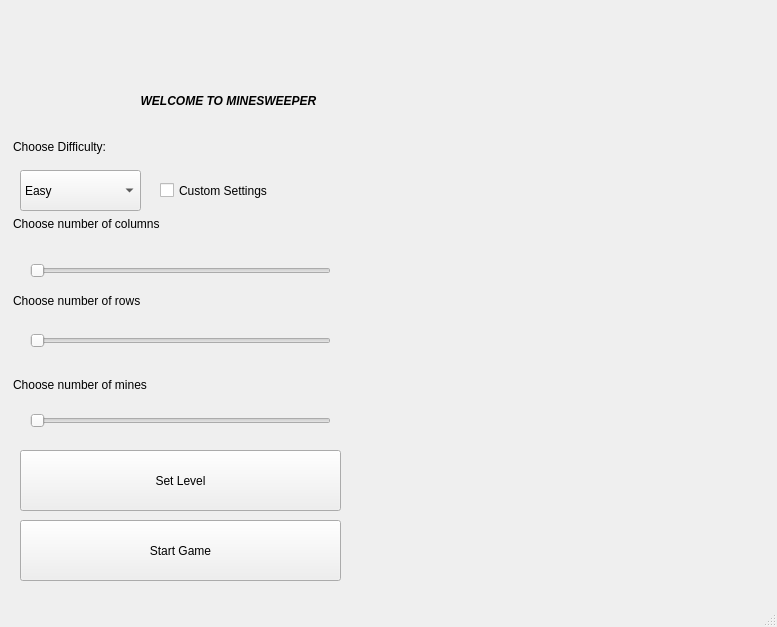
<?xml version="1.0" encoding="UTF-8"?>
<ui version="4.0">
 <class>MainWindow</class>
 <widget class="QMainWindow" name="MainWindow">
  <property name="geometry">
   <rect>
    <x>0</x>
    <y>0</y>
    <width>777</width>
    <height>627</height>
   </rect>
  </property>
  <property name="windowTitle">
   <string>MainWindow</string>
  </property>
  <widget class="QWidget" name="centralwidget">
   <widget class="QLabel" name="infoLabel">
    <property name="geometry">
     <rect>
      <x>360</x>
      <y>130</y>
      <width>311</width>
      <height>311</height>
     </rect>
    </property>
    <property name="font">
     <font>
      <pointsize>12</pointsize>
      <weight>50</weight>
      <bold>false</bold>
     </font>
    </property>
    <property name="text">
     <string/>
    </property>
    <property name="scaledContents">
     <bool>true</bool>
    </property>
    <property name="alignment">
     <set>Qt::AlignLeading|Qt::AlignLeft|Qt::AlignTop</set>
    </property>
   </widget>
   <widget class="QLabel" name="columnsLabel">
    <property name="geometry">
     <rect>
      <x>13</x>
      <y>208</y>
      <width>241</width>
      <height>31</height>
     </rect>
    </property>
    <property name="text">
     <string>Choose number of columns</string>
    </property>
   </widget>
   <widget class="QSlider" name="minesSlider">
    <property name="geometry">
     <rect>
      <x>30</x>
      <y>400</y>
      <width>301</width>
      <height>41</height>
     </rect>
    </property>
    <property name="minimum">
     <number>2</number>
    </property>
    <property name="maximum">
     <number>200</number>
    </property>
    <property name="tracking">
     <bool>true</bool>
    </property>
    <property name="orientation">
     <enum>Qt::Horizontal</enum>
    </property>
   </widget>
   <widget class="QSlider" name="columnsSlider">
    <property name="geometry">
     <rect>
      <x>30</x>
      <y>250</y>
      <width>301</width>
      <height>41</height>
     </rect>
    </property>
    <property name="minimum">
     <number>2</number>
    </property>
    <property name="maximum">
     <number>43</number>
    </property>
    <property name="orientation">
     <enum>Qt::Horizontal</enum>
    </property>
   </widget>
   <widget class="QLabel" name="welcome_label">
    <property name="geometry">
     <rect>
      <x>13</x>
      <y>70</y>
      <width>431</width>
      <height>61</height>
     </rect>
    </property>
    <property name="font">
     <font>
      <family>MS Sans Serif</family>
      <weight>75</weight>
      <italic>true</italic>
      <bold>true</bold>
     </font>
    </property>
    <property name="layoutDirection">
     <enum>Qt::LeftToRight</enum>
    </property>
    <property name="text">
     <string>WELCOME TO MINESWEEPER</string>
    </property>
    <property name="alignment">
     <set>Qt::AlignCenter</set>
    </property>
   </widget>
   <widget class="QPushButton" name="startButton">
    <property name="geometry">
     <rect>
      <x>20</x>
      <y>520</y>
      <width>321</width>
      <height>61</height>
     </rect>
    </property>
    <property name="text">
     <string>Start Game</string>
    </property>
   </widget>
   <widget class="QLabel" name="columnsSliderLabel">
    <property name="geometry">
     <rect>
      <x>340</x>
      <y>260</y>
      <width>20</width>
      <height>20</height>
     </rect>
    </property>
    <property name="text">
     <string/>
    </property>
   </widget>
   <widget class="QCheckBox" name="customBox">
    <property name="geometry">
     <rect>
      <x>160</x>
      <y>170</y>
      <width>201</width>
      <height>41</height>
     </rect>
    </property>
    <property name="text">
     <string>Custom Settings</string>
    </property>
   </widget>
   <widget class="QComboBox" name="difficultyBox">
    <property name="geometry">
     <rect>
      <x>20</x>
      <y>170</y>
      <width>121</width>
      <height>41</height>
     </rect>
    </property>
    <property name="sizePolicy">
     <sizepolicy hsizetype="Maximum" vsizetype="Fixed">
      <horstretch>0</horstretch>
      <verstretch>0</verstretch>
     </sizepolicy>
    </property>
    <item>
     <property name="text">
      <string>Easy</string>
     </property>
    </item>
    <item>
     <property name="text">
      <string>Medium</string>
     </property>
    </item>
    <item>
     <property name="text">
      <string>Hard</string>
     </property>
    </item>
   </widget>
   <widget class="QSlider" name="rowsSlider">
    <property name="geometry">
     <rect>
      <x>30</x>
      <y>320</y>
      <width>301</width>
      <height>41</height>
     </rect>
    </property>
    <property name="minimum">
     <number>2</number>
    </property>
    <property name="maximum">
     <number>32</number>
    </property>
    <property name="singleStep">
     <number>1</number>
    </property>
    <property name="orientation">
     <enum>Qt::Horizontal</enum>
    </property>
   </widget>
   <widget class="QLabel" name="rowsLabel">
    <property name="geometry">
     <rect>
      <x>13</x>
      <y>293</y>
      <width>261</width>
      <height>16</height>
     </rect>
    </property>
    <property name="text">
     <string>Choose number of rows</string>
    </property>
   </widget>
   <widget class="QLabel" name="minesLabel">
    <property name="geometry">
     <rect>
      <x>13</x>
      <y>377</y>
      <width>261</width>
      <height>16</height>
     </rect>
    </property>
    <property name="text">
     <string>Choose number of mines</string>
    </property>
   </widget>
   <widget class="QLabel" name="rowsSliderLabel">
    <property name="geometry">
     <rect>
      <x>340</x>
      <y>330</y>
      <width>21</width>
      <height>21</height>
     </rect>
    </property>
    <property name="text">
     <string/>
    </property>
   </widget>
   <widget class="QLabel" name="minesSliderLabel">
    <property name="geometry">
     <rect>
      <x>340</x>
      <y>410</y>
      <width>31</width>
      <height>21</height>
     </rect>
    </property>
    <property name="text">
     <string/>
    </property>
   </widget>
   <widget class="QPushButton" name="confirmButton">
    <property name="geometry">
     <rect>
      <x>20</x>
      <y>450</y>
      <width>321</width>
      <height>61</height>
     </rect>
    </property>
    <property name="text">
     <string>Set Level</string>
    </property>
   </widget>
   <widget class="QLabel" name="difficultyLabel">
    <property name="geometry">
     <rect>
      <x>13</x>
      <y>126</y>
      <width>161</width>
      <height>41</height>
     </rect>
    </property>
    <property name="text">
     <string>Choose Difficulty:</string>
    </property>
   </widget>
  </widget>
  <widget class="QMenuBar" name="menubar">
   <property name="geometry">
    <rect>
     <x>0</x>
     <y>0</y>
     <width>777</width>
     <height>21</height>
    </rect>
   </property>
  </widget>
  <widget class="QStatusBar" name="statusbar"/>
 </widget>
 <resources/>
 <connections/>
</ui>
